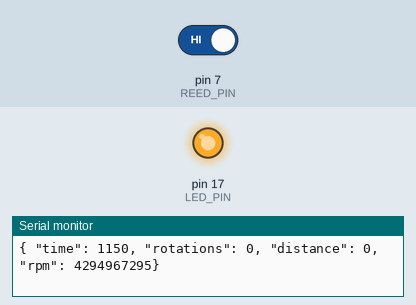
Bench run of a sketch on a simulated Arduino Uno, built with avr-gcc and run on an emulated ATmega328P. On the bench: output pins drawn as LEDs (lit = HIGH), the last lines printed to the serial monitor. The inputs (shaded band) are chosen by the test bench; at power-on: pin 7 (REED_PIN) HIGH.

Above: at 1.2 s.
1.3 s: pin 7 (REED_PIN) driven LOW
At 2.5 s:
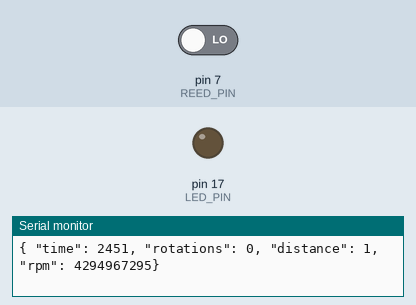
2.8 s: pin 7 (REED_PIN) driven HIGH
At 3.8 s:
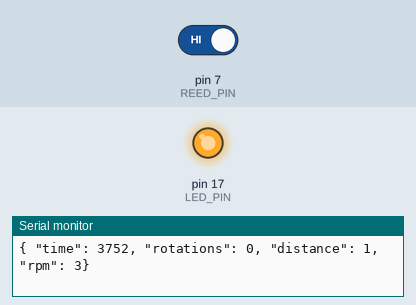
Timing chart, 0 to 5.8 s (numbered marks = the images above; inputs shaded):
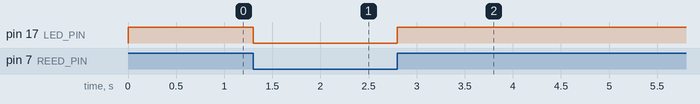

Measured:
- after the input at 1.3 s, pin 17 (LED_PIN): HIGH → LOW at once
- after the input at 2.8 s, pin 17 (LED_PIN): LOW → HIGH at once

The sketch:

CloudRacer_arduino.ino
```cpp
/*
 Name:		CloudRacer_arduino.ino
 Created:	1/31/2016 3:05:30 PM
 Author:	peter
*/
const int REED_PIN = 7;
const int LED_PIN = 17;
const int RPM_INTERVAL = 100; //ms
const int RPM_SAMPLES = 10;
const uint32_t MM_PER_ROTATION = 2199;
const uint32_t NUM_MAGNETS = 2;
const uint32_t MM_TO_MILE = 1609344;

int prevReed;
int latchTime = 20; // ms
int reportInterval = 50; //ms
uint32_t nextReadTime = millis();
uint32_t nextReportTime = 0;
uint32_t nextSampleTime = millis();
uint32_t lastPulseTime = millis();
uint32_t timeBetweenPulses = 99999999;
volatile uint32_t rotations = 0;
volatile uint32_t curRPM = 0;
uint32_t readings[RPM_SAMPLES];
int curReadingIndex = 0;


// the setup function runs once when you press reset or power the board
void setup() {
	pinMode(REED_PIN, INPUT_PULLUP);
  pinMode(LED_PIN, OUTPUT);
	Serial.begin(250000);
}

// the loop function runs over and over again until power down or reset
void loop() {
  int reed = digitalRead(REED_PIN);
  digitalWrite(LED_PIN, reed);
  if ((reed != prevReed) && (millis() >= nextReadTime)) {
    prevReed = reed;
    nextReadTime = millis() + latchTime;
    if (!reed)
    {
      rotations++;
    }
    else
    {
      timeBetweenPulses = millis() - lastPulseTime;
      lastPulseTime = millis();
    }
   }


  if (millis() >= nextSampleTime)
  {
    uint32_t outgoingReading = readings[curReadingIndex];
    readings[curReadingIndex] = rotations;
    curRPM = (rotations - outgoingReading) * 6000 / RPM_INTERVAL / RPM_SAMPLES;

    nextSampleTime += RPM_INTERVAL;

    curReadingIndex++;
    if (curReadingIndex >= RPM_SAMPLES) curReadingIndex = 0;
  }

  if ((millis() >= nextReportTime)) {  //  && (Serial.availableForWrite() == 0
    nextReportTime = millis() + reportInterval;
//    char buffer[100];
//    memset(buffer, 0, (sizeof(buffer)/sizeof(buffer[0])));
//    sprintf(buffer, "{ \"time\": %d, \"rotations\": %lu, \"rpm\": %d }\n" , millis(), rotations, curRPM);
//    Serial.println(buffer);
  	Serial.print("{ \"time\": ");
  	Serial.print(millis(), DEC);
  	Serial.print(", \"rotations\": ");
  	Serial.print(rotations / NUM_MAGNETS, DEC);
   Serial.print(", \"distance\": ");
    Serial.print(((rotations * MM_PER_ROTATION) / NUM_MAGNETS) / 1000 , DEC);  //meters
    Serial.print(", \"rpm\": ");
    // Serial.print(curRPM, DEC);
    Serial.print(10000/ (timeBetweenPulses), DEC); // 3 wheel rotations per pedal rotation, 2 magnets

  	Serial.println("}");
  }
}
```
